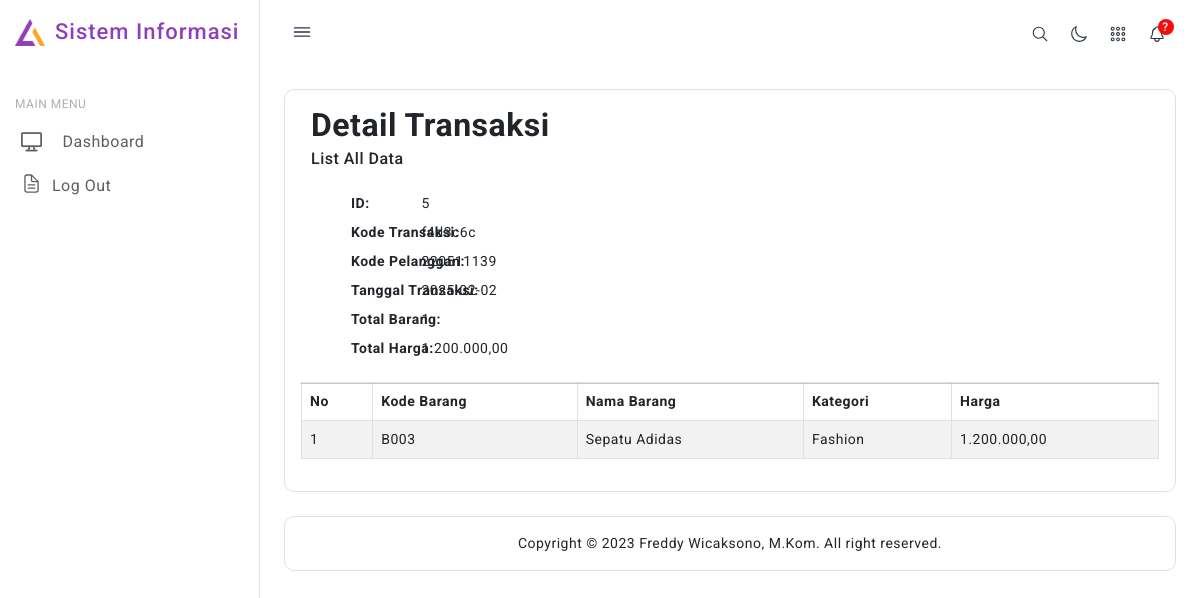
/transaksi/detail.php?id=5, run on the app's committed database.
### tables this page shows
CREATE TABLE `transaksi` (
  `id` int NOT NULL,
  `kode_transaksi` varchar(20) NOT NULL,
  `kode_pelanggan` varchar(20) NOT NULL,
  `tanggal_transaksi` date NOT NULL,
  `dibeli` int NOT NULL DEFAULT '0',
  `total_harga` decimal(10,2) NOT NULL DEFAULT '0.00'
);

CREATE TABLE `detailtransaksi` (
  `id` int NOT NULL,
  `transaksi_id` int NOT NULL,
  `kode_barang` varchar(20) NOT NULL,
  `jumlah` int DEFAULT NULL
);

CREATE TABLE `barang` (
  `id` int NOT NULL,
  `kode_barang` varchar(20) NOT NULL,
  `nama_barang` varchar(100) NOT NULL,
  `kategori` varchar(50) DEFAULT NULL,
  `harga` decimal(10,2) NOT NULL,
  `stok` int NOT NULL
);

### db/database.php (called while the page is built, shortened)
<?php
class Database {
    private $pdo;
    public function __construct() {
        $dotenv = Dotenv\Dotenv::createImmutable(__DIR__ . "/..");
        $host = $_ENV["DB_HOST"];
        $dbname = $_ENV["DB_DATABASE"];
        $username = $_ENV["DB_USERNAME"];
        $password = $_ENV["DB_PASSWORD"];
        $charset = $_ENV["DB_CHARSET"];
    }
    private function connect($host, $dbname, $username, $password, $charset) {
        try {
            $this->pdo = new PDO("mysql:host={$host};dbname={$dbname};charset={$charset}", $username, $password);
            $this->pdo->setAttribute(PDO::ATTR_ERRMODE, PDO::ERRMODE_EXCEPTION);
        } catch (PDOException $e) {
            die("Database connection failed: " . $e->getMessage());
        }
    }
    public function executeQuery($sql, $params = []) {
        try {
            $stmt = $this->pdo->prepare($sql);
            if ($stmt) {
                $stmt->execute($params);
                return $stmt;
            } else {
                die("Error in query: " . print_r($this->pdo->errorInfo(), true));
            }
        } catch (PDOException $e) {
            die("Database error: " . $e->getMessage());
        }
    }
}

### controllers/Transaksi.php (called while the page is built, shortened)
<?php
include_once('../models/TransaksiModel.php');
class TransaksiController
{
    private $model;
    public function __construct()
    {
        $this->model = new TransaksiModel();
    }
    public function getTransaksi($id)
    {
        return $this->model->getTransaksi($id);
    }
}
?>

### models/TransaksiModel.php (called while the page is built, shortened)
<?php
include_once('../db/database.php');
class TransaksiModel
{
    private $db;
    public function __construct()
    {
        $this->db = new Database();
    }
    public function getTransaksi($id)
    {
        $sql = "SELECT T.*, P.nama
                FROM transaksi T
                LEFT JOIN pelanggan P ON T.kode_pelanggan = P.kode_pelanggan
                WHERE T.id = :id";
        $params = array(":id" => $id);
        return $this->db->executeQuery($sql, $params)->fetchAll(PDO::FETCH_ASSOC);
    }
}
?>

### controllers/Detailtransaksi.php (called while the page is built, shortened)
<?php
include_once('../models/DetailtransaksiModel.php');
class DetailtransaksiController
{
    private $model;
    public function __construct()
    {
        $this->model = new DetailtransaksiModel();
    }
    public function getDetailtransaksiList($id)
    {
        $rows = $this->model->getDetailtransaksiList($id);
        if (count($rows) > 0) {
            return $rows;
        } else {
            return [];
        }
    }
    public function countDetailtransaksi($id)
    {
        return $this->model->countDetailtransaksi($id);
    }
}
?>

### models/DetailtransaksiModel.php (called while the page is built, shortened)
<?php
include_once('../db/database.php');
class DetailtransaksiModel
{
    private $db;
    public function __construct()
    {
        $this->db = new Database();
    }
    public function getDetailtransaksiList($id)
    {
        $sql = "SELECT T.id, T.transaksi_id, T.kode_barang, B.id as idbarang, B.kode_barang, B.nama_barang, B.kategori, B.harga
                FROM detailtransaksi T
                LEFT JOIN barang B ON T.kode_barang = B.kode_barang
                WHERE T.transaksi_id = :transaksi_id";
        $params = array(":transaksi_id" => $id);
        return $this->db->executeQuery($sql, $params)->fetchAll(PDO::FETCH_ASSOC);
    }
    public function countDetailtransaksi($transaksi_id)
    {
        $sql = "SELECT COUNT(*) as jumlah FROM detailtransaksi WHERE transaksi_id = :transaksi_id";
        $params = array(":transaksi_id" => $transaksi_id);
        return $this->db->executeQuery($sql, $params)->fetchColumn();
    }
}
?>

### transaksi/detail.php (the view, shortened to what this page needs)
<?php
include("../controllers/Transaksi.php");
include("../controllers/DetailTransaksi.php");
include("../lib/functions.php");
$transaksi = new TransaksiController();
$obj = new DetailTransaksiController();
if (isset($_GET["id"])) {
    $id = $_GET["id"];
}
$transaksiData = $transaksi->getTransaksi($id);
$detailTransaksiList = $obj->getDetailTransaksiList($id);
$totalItems = $obj->countDetailTransaksi($id);
?>
<div class="header icon-and-heading">
    <h2><strong>Detail Transaksi</strong> <small>List All Data</small></h2>
</div>
<dl class="row mt-3">
    <?php foreach ($transaksiData as $transaksi): ?>
        <dt class="col-sm-3" style="margin-left:50px">ID:</dt>
        <dd class="col-sm-7" style="margin-left:-150px"><?php echo $transaksi['id']; ?></dd>
        <dt class="col-sm-3" style="margin-left:50px">Kode Transaksi:</dt>
        <dd class="col-sm-7" style="margin-left:-150px"><?php echo $transaksi['kode_transaksi']; ?></dd>
        <dt class="col-sm-3" style="margin-left:50px">Kode Pelanggan:</dt>
        <dd class="col-sm-7" style="margin-left:-150px"><?php echo $transaksi['kode_pelanggan']; ?></dd>
        <dt class="col-sm-3" style="margin-left:50px">Tanggal Transaksi:</dt>
        <dd class="col-sm-7" style="margin-left:-150px"><?php echo $transaksi['tanggal_transaksi']; ?></dd>
        <dt class="col-sm-3" style="margin-left:50px">Total Barang:</dt>
        <dd class="col-sm-7" style="margin-left:-150px"><?php echo $totalItems; ?></dd>
        <dt class="col-sm-3" style="margin-left:50px">Total Harga:</dt>
        <dd class="col-sm-7" style="margin-left:-150px"><?php echo number_format($transaksi['total_harga'], 2, ',', '.'); ?></dd>
    <?php endforeach; ?>
</dl>
<hr style="margin-bottom:-2px;"/>
<table class="table table-bordered table-striped">
    <thead>
        <tr>
            <th>No</th>
            <th>Kode Barang</th>
            <th>Nama Barang</th>
            <th>Kategori</th>
            <th>Harga</th>
        </tr>
    </thead>
    <tbody>
        <?php if (!empty($detailTransaksiList)): ?>
            <?php $i = 1; ?>
            <?php foreach ($detailTransaksiList as $barang): ?>
                <tr>
                    <td><?php echo $i; ?></td>
                    <td><?php echo $barang['kode_barang']; ?></td>
                    <td><?php echo $barang['nama_barang']; ?></td>
                    <td><?php echo $barang['kategori']; ?></td>
                    <td><?php echo number_format($barang['harga'], 2, ',', '.'); ?></td>
                </tr>
                <?php $i++; ?>
            <?php endforeach; ?>
        <?php else: ?>
            <tr><td colspan="6">No details found for this transaction.</td></tr>
        <?php endif; ?>
    </tbody>
</table>

### themes/fobia/assets/css/style.css (style rules this page uses)
body { color: #4c5258; font-size: 14px; letter-spacing: .5px; background-color: #ffffff; overflow-x: hidden; font-family: Roboto, sans-serif; }
::placeholder { opacity: 0.5 !important; }

### themes/fobia/header.php (style rules this page uses)
h2 strong { display: block; }
h2 small { display: block; font-size: 0.5em; margin-top: 5px; }
.icon-and-heading { display: inline-flex; align-items: center; }

### data on the page
transaksi: id "5", kode_transaksi "f4d3c6c", kode_pelanggan "220511139", tanggal_transaksi "2025-02-02", totalItems "1", total_harga "1.200.000,00"
detailtransaksi: barang.kode_barang "B003", barang.nama_barang "Sepatu Adidas", barang.kategori "Fashion", barang.harga "1.200.000,00"
